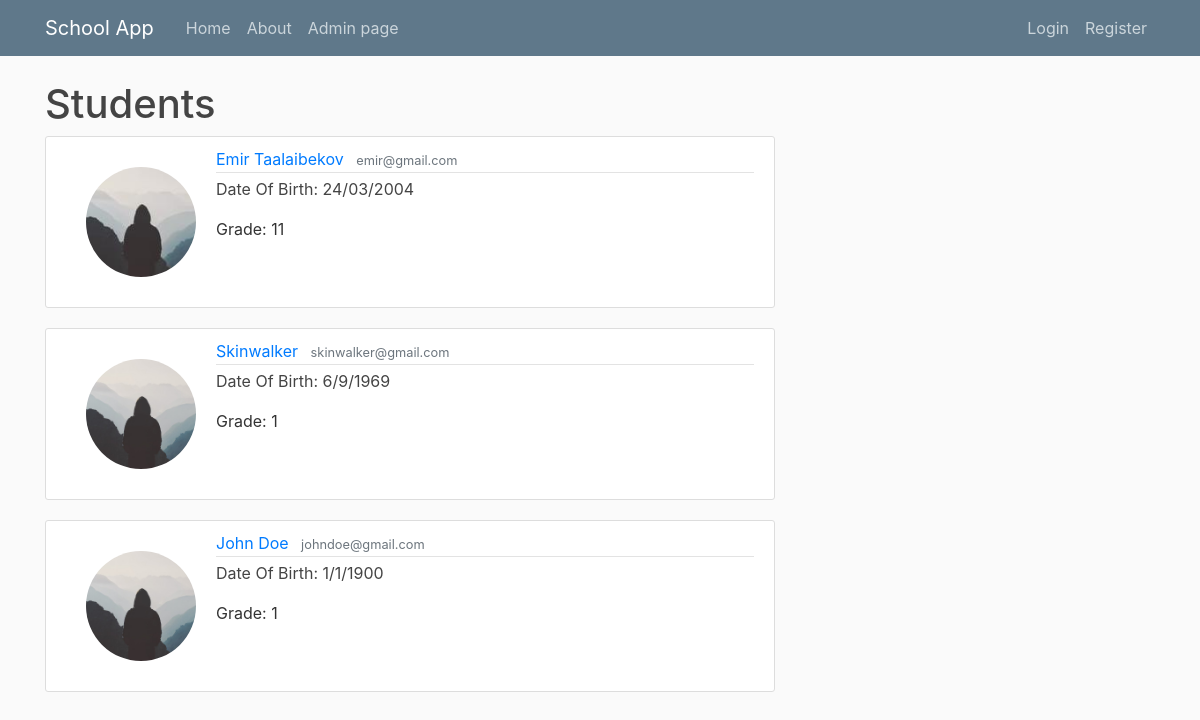
Page /home on the earlier database version.
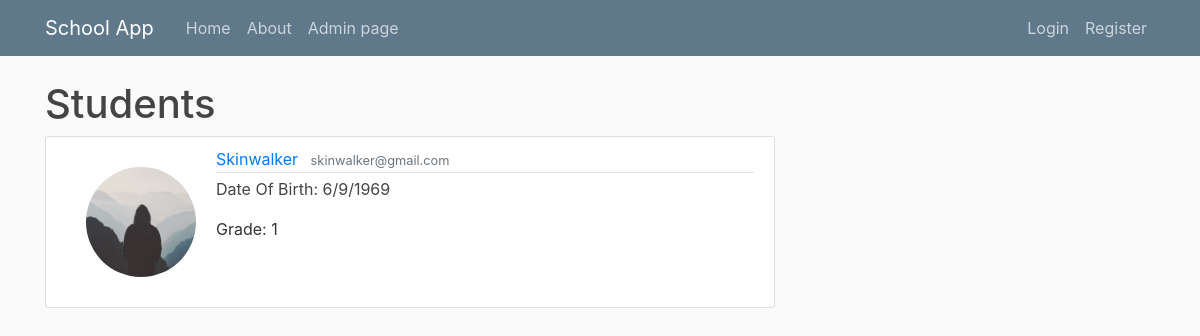
Same page on the later database version.
### schoolapp/models.py (models this page shows, shortened)
class User(db.Model, UserMixin):
    id = db.Column(db.Integer, primary_key=True)
    email = db.Column(db.String(120), unique=True, nullable=False)
    password = db.Column(db.String(60), nullable=True, default="password")
    full_name = db.Column(db.String(100), unique=True, nullable=False)
    date_of_birth = db.Column(db.String, nullable=False)
    grade = db.Column(db.Integer, nullable=False)
    address = db.Column(db.String(100), nullable=False)
    image_file = db.Column(db.String(20), nullable=False, default='default.jpg')

### schoolapp/routes.py (the view)
@app.route("/")
@app.route("/home")
def home():
    users = User.query.all()
    return render_template('home.html', users=users)

### schoolapp/templates/home.html
{% extends "layout.html" %}
{% block content %}
    <h1>Students</h1>
    {% for user in users %}
        <article class="media content-section">
            <img class="rounded-circle article-mg" style="padding:20px; width: 150px; height: 150px;"
                 src="{{ url_for("static", filename="profile_pics/" + user.image_file) }}">
            <div class="media-body">
                <div class="article-metadata">
                    <a class="mr-2" href="#">{{ user.full_name }}</a>
                    <small class="text-muted">{{ user.email }}</small>
                </div>
                <p><a class="article-title" href="#">Date Of Birth: {{ user.date_of_birth }}</a></p>
                <p class="article-content">Grade: {{ user.grade }}</p>
            </div>
        </article>
    {% endfor %}
{% endblock content %}

### schoolapp/templates/layout.html (shortened to what this page needs)
<!DOCTYPE html>
<html lang="en">
<head>
    <link rel="stylesheet" href="https://maxcdn.bootstrapcdn.com/bootstrap/4.0.0/css/bootstrap.min.css"
>
    <link rel="stylesheet" type="text/css" href="{{ url_for('static', filename='main.css') }}">
</head>
<body>
<header class="site-header">
    <nav class="navbar navbar-expand-md navbar-dark bg-steel fixed-top">
        <div class="container">
            <a class="navbar-brand mr-4" href="/">School App</a>
            <div class="collapse navbar-collapse" id="navbarToggle">
                <div class="navbar-nav mr-auto">
                    <a class="nav-item nav-link" href="{{ url_for("home") }}">Home</a>
                    <a class="nav-item nav-link" href="{{ url_for("about") }}">About</a>
                    <a class="nav-item nav-link" href="{{ url_for("index") }}">Admin page</a>
                </div>
                <div class="navbar-nav">
                    {% if current_user.is_authenticated %}
                        <a class="nav-item nav-link" href="{{ url_for("account") }}">Account</a>
                        <a class="nav-item nav-link" href="{{ url_for("logout") }}">Logout</a>
                    {% else %}
                        <a class="nav-item nav-link" href="{{ url_for("login") }}">Login</a>
                        <a class="nav-item nav-link" href="{{ url_for("register") }}">Register</a>
                    {% endif %}
                </div>
            </div>
        </div>
    </nav>
</header>
<main role="main" class="container">
    <div class="row">
        <div class="col-md-8">
            {% block content %}{% endblock %}
        </div>
    </div>
</main>
</body>
</html>

### schoolapp/static/main.css (style rules this page uses)
body { background: #fafafa; color: #333333; margin-top: 5rem; }
h1, h2, h3, h4, h5, h6 { color: #444444; }
.bg-steel { background-color: #5f788a; }
.site-header .navbar-nav .nav-link { color: #cbd5db; }
.content-section { background: #ffffff; padding: 10px 20px; border: 1px solid #dddddd; border-radius: 3px; margin-bottom: 20px; }
.article-title { color: #444444; }
.article-content { white-space: pre-line; }
.article-metadata { padding-bottom: 1px; margin-bottom: 4px; border-bottom: 1px solid #e3e3e3 }

Differences in the rows shown:
removed User: image_file (picture), full_name "Emir Taalaibekov", email "emir@gmail.com", date_of_birth "24/03/2004", grade "11"
removed User: image_file (placeholder picture), full_name "John Doe", email "johndoe@gmail.com", date_of_birth "1/1/1900", grade "1"
